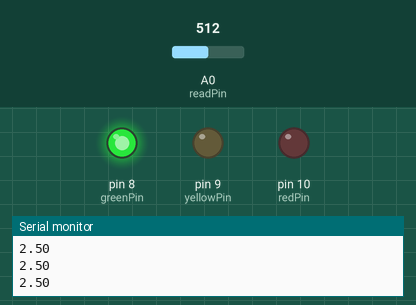
This sketch was run on a simulated Arduino Uno, built with avr-gcc and run on an emulated ATmega328P. On the bench: output pins drawn as LEDs (lit = HIGH), the last lines printed to the serial monitor. The inputs (shaded band) are chosen by the test bench; at power-on: A0 (readPin) = 512.

Above: at 1.3 s.
1.4 s: A0 (readPin) set to 601
2.9 s: A0 (readPin) set to 631
At 3.7 s:
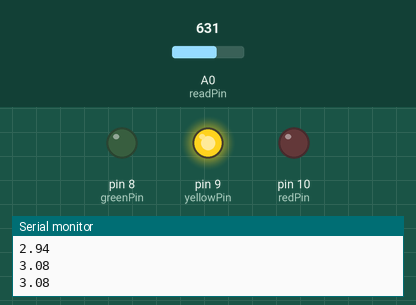
4.5 s: A0 (readPin) set to 807
6.0 s: A0 (readPin) set to 828
At 7.2 s:
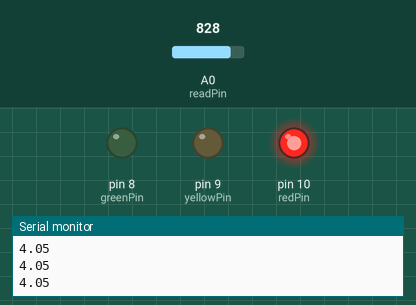
7.5 s: A0 (readPin) set to 716
At 8.5 s:
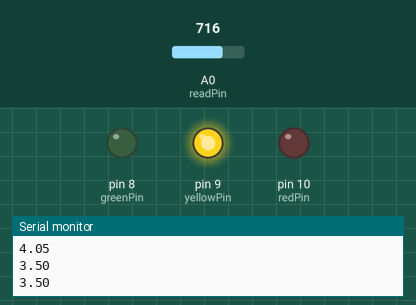
9.0 s: A0 (readPin) set to 900
At 9.7 s:
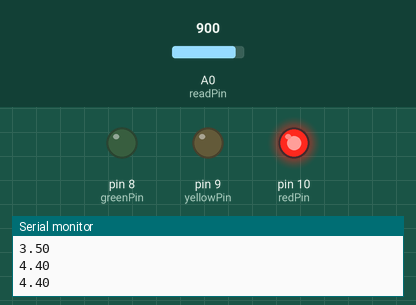
Timing chart, 0 to 11.5 s (numbered marks = the images above; inputs shaded):
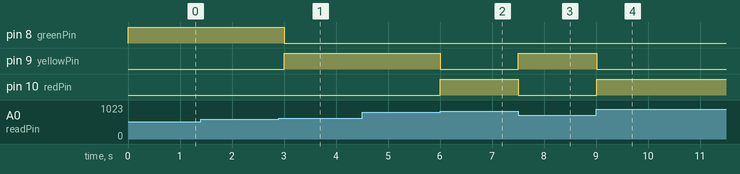

Measured:
- the behaviour switches between 613 and 614 on A0 (readPin) (found by bisection; images 0 and 1)
- the behaviour switches between 818 and 819 on A0 (readPin) (found by bisection; images 1 and 2)
- after the input at 2.9 s, pin 8 (greenPin): HIGH → LOW after 0.10 s; pin 9 (yellowPin): LOW → HIGH after 0.10 s
- after the input at 6.0 s, pin 9 (yellowPin): HIGH → LOW at once; pin 10 (redPin): LOW → HIGH at once
- after the input at 7.5 s, pin 9 (yellowPin): LOW → HIGH at once; pin 10 (redPin): HIGH → LOW at once
- after the input at 9.0 s, pin 9 (yellowPin): HIGH → LOW at once; pin 10 (redPin): LOW → HIGH at once

The sketch:

analog_read.ino
```cpp
int readPin = A0;
int greenPin = 8;
int yellowPin = 9;
int redPin = 10;
int readValue;
int delayTime = 500;
float referenceValue = 1023.;
float supplyVoltage = 5.;
float returnVoltage;


void setup() {
  // put your setup code here, to run once:
  pinMode(readPin, INPUT);
  pinMode(greenPin, OUTPUT);
  pinMode(yellowPin, OUTPUT);
  pinMode(redPin, OUTPUT);
  Serial.begin(9600);
}

void loop() {
  // put your main code here, to run repeatedly:
  readValue = analogRead(readPin);
  returnVoltage = (supplyVoltage/referenceValue) * readValue;
  Serial.println(returnVoltage);
  if (returnVoltage < 3){
    digitalWrite(greenPin, HIGH);
    digitalWrite(yellowPin, LOW);
    digitalWrite(redPin, LOW);
  }
  else if(returnVoltage > 3 && returnVoltage < 4){
    digitalWrite(greenPin, LOW);
    digitalWrite(yellowPin, HIGH);
    digitalWrite(redPin, LOW);
  }
  else if(returnVoltage > 4){
    digitalWrite(greenPin, LOW);
    digitalWrite(yellowPin, LOW);
    digitalWrite(redPin, HIGH);
  }
  else {
    digitalWrite(greenPin, LOW);
    digitalWrite(yellowPin, LOW);
    digitalWrite(redPin, LOW);
  }
  delay(delayTime);
}
```
